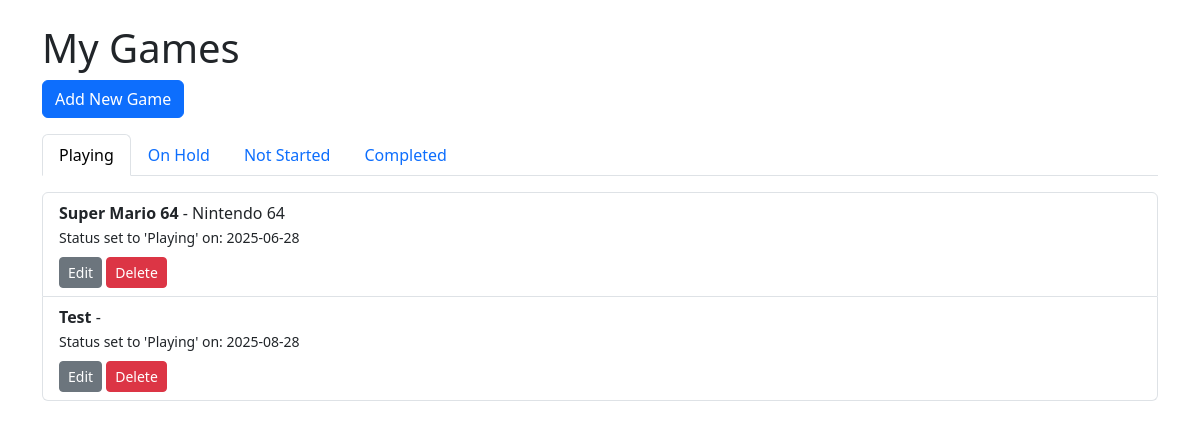
Before: / with the older database file.
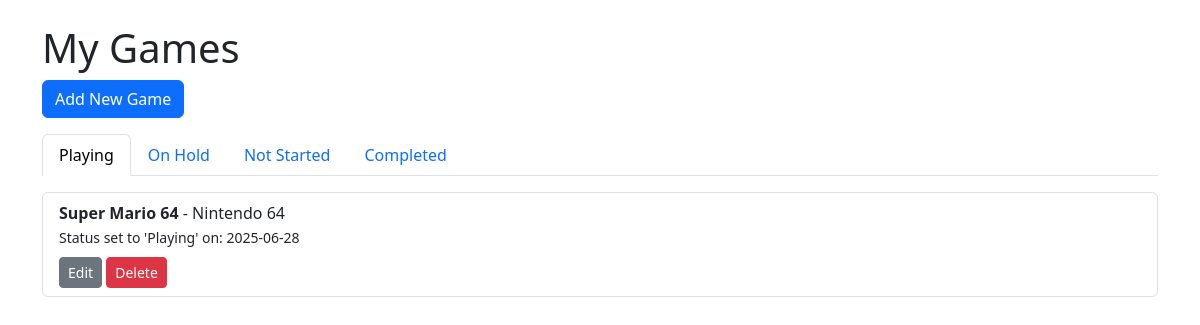
After: the same page with the newer database file.
### tables this page shows
CREATE TABLE games (
            id INTEGER PRIMARY KEY AUTOINCREMENT,
            title TEXT NOT NULL,
            platform TEXT,
            status TEXT,
            rating INTEGER,
            cover_url TEXT,
            notes TEXT,
            start_date TEXT,
            finish_date TEXT
        , status_change_date TEXT, start_play_date TEXT);

### app.py (the view)
@app.route("/")
def home():
    update_playing_to_on_hold()
    conn = get_connection()
    all_games = conn.execute("SELECT * FROM games").fetchall()
    conn.close()
    grouped_games = {
        "Playing": [],
        "On Hold": [],
        "Not Started": [],
        "Completed": [],
    }
    for game in all_games:
        status = game["status"]
        if status in grouped_games:
            grouped_games[status].append(game)
    return render_template("home.html", grouped_games=grouped_games)

### app.py (called while the page is built, shortened)
def update_playing_to_on_hold():
    conn = get_connection()
    now = datetime.now()
    three_weeks_ago = now - timedelta(days=21)
    games_to_hold = conn.execute("""
        SELECT id, start_play_date FROM games
        WHERE status = 'Playing' AND start_play_date IS NOT NULL
    """).fetchall()
    for game in games_to_hold:
        start_play_date_str = game["start_play_date"]
        if start_play_date_str:
            try:
                start_play_date = datetime.strptime(start_play_date_str, "%Y-%m-%d")
            except Exception as e:
                print(f"Error parsing date for game id {game['id']}: {e}")
    conn.commit()
    conn.close()

### database.py (called while the page is built)
def get_connection():
    conn = sqlite3.connect(DB_NAME)
    conn.row_factory = sqlite3.Row  # So we can access columns by name
    return conn

### templates/home.html (shortened to what this page needs)
<!DOCTYPE html>
<html lang="en">
<head>
  <link
    href="https://cdn.jsdelivr.net/npm/bootstrap@5.3.2/dist/css/bootstrap.min.css"
    rel="stylesheet"
  />
</head>
<body class="container mt-4">
  <h1>My Games</h1>
  <a class="btn btn-primary mb-3" href="{{ url_for('add_game') }}">Add New Game</a>
  {% if grouped_games %}
    <ul class="nav nav-tabs" id="statusTabs" role="tablist">
      {% for status in grouped_games.keys() %}
        <li class="nav-item" role="presentation">
          <button
            class="nav-link {% if loop.first %}active{% endif %}"
            id="{{ status|lower|replace(' ', '_') }}-tab"
            data-bs-toggle="tab"
            data-bs-target="#{{ status|lower|replace(' ', '_') }}"
            type="button"
            role="tab"
            aria-controls="{{ status|lower|replace(' ', '_') }}"
            aria-selected="{% if loop.first %}true{% else %}false{% endif %}"
          >
            {{ status }}
          </button>
        </li>
      {% endfor %}
    </ul>
    <div class="tab-content mt-3" id="statusTabsContent">
      {% for status, games in grouped_games.items() %}
        <div
          class="tab-pane fade {% if loop.first %}show active{% endif %}"
          id="{{ status|lower|replace(' ', '_') }}"
          role="tabpanel"
          aria-labelledby="{{ status|lower|replace(' ', '_') }}-tab"
        >
          {% if games %}
            <ul class="list-group">
              {% for game in games %}
                <li class="list-group-item">
                  <strong>{{ game['title'] }}</strong> - {{ game['platform'] }}
                  {% if game['start_play_date'] %}
                    <br />
                    <small>Status set to 'Playing' on: {{ game['start_play_date'] }}</small>
                  {% endif %}
                  <div class="mt-2">
                    <a class="btn btn-sm btn-secondary" href="{{ url_for('edit_game', game_id=game['id']) }}">Edit</a>
                    <form
                      action="{{ url_for('delete_game', game_id=game['id']) }}"
                      method="post"
                      style="display:inline;"
                    >
                      <button
                        type="submit"
                        class="btn btn-sm btn-danger"
                        onclick="return confirm('Are you sure you want to delete this game?');"
                      >
                        Delete
                      </button>
                    </form>
                  </div>
                </li>
              {% endfor %}
            </ul>
          {% else %}
            <p>No games in this category.</p>
          {% endif %}
        </div>
      {% endfor %}
    </div>
  {% else %}
    <p>No games yet!</p>
  {% endif %}
</body>
</html>

Changed rows visible on the page:
removed games: title "Test", start_play_date "2025-08-28"
